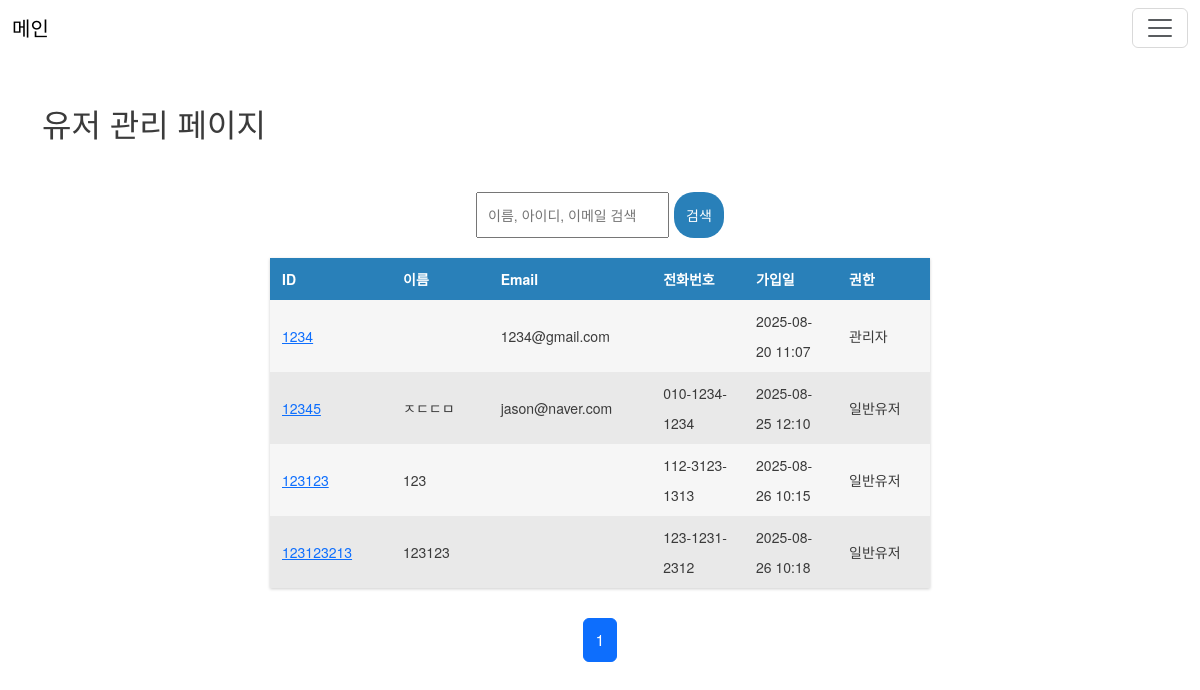
Screenshot of /accounts/admin_page/ (signed in) with the database file from the repository.
### accounts/models.py (models this page shows, shortened)
class CustomUser(AbstractUser):
    email = models.EmailField(blank=True, null=True)
    phone = models.CharField(max_length=11)
    name = models.CharField(max_length=50)

### accounts/views.py (the view)
# urls.py: path("admin_page/", views.admin_page, name="admin_page"),
@staff_member_required(login_url="/accounts/login/")
def admin_page(request):
    query = request.GET.get("q", "")
    users = User.objects.all()
    if query:
        users = users.filter(
            Q(username__icontains=query) |
            Q(name__icontains=query) |
            Q(email__icontains=query)
       )
    paginator = Paginator(users, 10)  # 페이지당 10명
    page_number = request.GET.get("page")
    page_obj = paginator.get_page(page_number)
    current_page = page_obj.number
    total_pages = paginator.num_pages
    start_page = max(current_page - 2, 1)
    end_page = min(current_page + 2, total_pages)
    page_range = range(start_page, end_page + 1)
    return render(request, "accounts/admin_page.html", {
        "users": page_obj,     # 목록
        "page_obj": page_obj,  # 페이지네이션 UI용
        "page_range": page_range,
        "query": query,
    })

### second/templates/accounts/admin_page.html (shortened to what this page needs)
{% extends 'base.html' %}
{% load static %}
{% block extra_css %}
<link rel="stylesheet" href="{% static 'css/admin_page.css' %}">
{% endblock %}
{% block content %}
<div class="container mt-5">
    <h2>유저 관리 페이지</h2>
</div>
<div class="search-wrapper">
    <form method="get" class="search-form">
        <input type="text" name="q" value="{{ query }}" placeholder="이름, 아이디, 이메일 검색">
        <button class="btn11" type="submit">검색</button>
    </form>
</div>
<div id="table" >
    <div class="row header blue">
        <div class="cell">
            ID
        </div>
        <div class="cell">
            이름
        </div>
        <div class="cell">
            Email
        </div>
        <div class="cell">
            전화번호
        </div>
        <div class="cell">
            가입일
        </div>
        <div class="cell">
            권한
        </div>
    </div>
    {% for user in users %}
    <div class="row">
        <div class="cell">
            <a href="{% url 'profile_admin' user.id %}">{{ user.username }}</a>
        </div>
        <div class="cell">
            {{ user.name }}
        </div>
        <div class="cell">
            {{ user.email }}
        </div>
        <div class="cell">
            {{ user.phone }}
        </div>
        <div class="cell">
            {{ user.date_joined|date:"Y-m-d H:i" }}
        </div>
        <div class="cell">
            {% if user.is_staff %}
            관리자
            {% else %}
            일반유저
            {% endif %}
        </div>
    </div>
    {% empty %}
    <div class="row">
        <div class="cell" colspan="5">
            등록된 사용자가 없습니다
        </div>
    </div>
    {% endfor %}
</div>
<br>
<nav aria-label="Page navigation">
    <ul class="pagination justify-content-center">
        {% for num in page_range %}
        {% if page_obj.number == num %}
        <li class="page-item active"><span class="page-link">{{ num }}</span></li>
        {% else %}
        <li class="page-item"><a class="page-link" href="?page={{ num }}&q={{ query }}">{{ num }}</a></li>
        {% endif %}
        {% endfor %}
    </ul>
</nav>
{% endblock %}

### second/static/css/admin_page.css (style rules this page uses)
body { font-family: 'Helvetica Neue', Helvetica, Arial; font-size: 14px; line-height: 30px; font-weight: 400; color: #3b3b3b; -webkit-font-smoothing: antialiased; font-smoothing: antialiased; }
#table { margin: 20px auto 0; width: 55%; box-shadow: 0 1px 3px rgba(0,0,0,0.2); display: table; background-color: black; }
.row { display: table-row; background: #f6f6f6; }
.row:nth-of-type(odd) { background: #e9e9e9; }
.row.header { font-weight: 900; color: #ffffff; background: #ea6153; }
.row.blue { background: #2980b9; }
.cell { padding: 6px 12px; display: table-cell; width: 10%; text-align: left; vertical-align: middle; }
.search-wrapper { width: 100%; display: flex; justify-content: center; margin: 50px 0 20px; }
.search-form { display: flex; }
.search-form input { padding: 6px 10px; margin-right: 5px; }
.search-form button { padding: 6px 12px; }
.btn11 { border-radius: 20px; background-color: #2980b9; color: #ffffff; border: none; }

### rows the page displays
CustomUser: username "1234", email "1234@gmail.com", date_joined "2025-08-20 11:07", is_staff "관리자"
CustomUser: username "12345", name "ㅈㄷㄷㅁ", email "jason@naver.com", phone "010-1234-1234", date_joined "2025-08-25 12:10", is_staff "일반유저"
CustomUser: username "123123", name "123", phone "112-3123-1313", date_joined "2025-08-26 10:15", is_staff "일반유저"
CustomUser: username "123123213", name "123123", phone "123-1231-2312", date_joined "2025-08-26 10:18", is_staff "일반유저"

### other values shown
{{ num }} "1"
